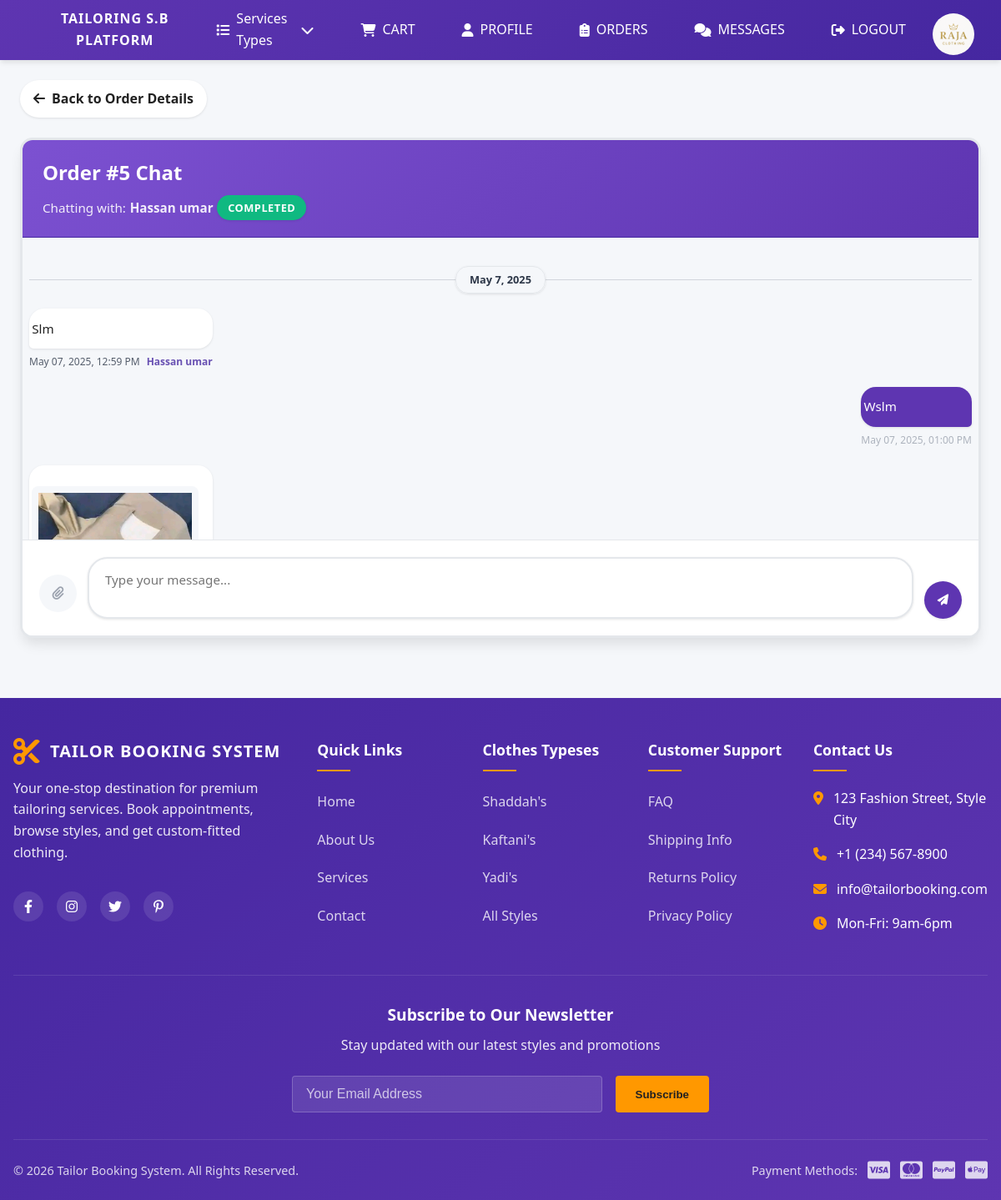
/tsbp/order_chat.php?order_id=5 (signed in), run on the app's committed database.
### tables this page shows
CREATE TABLE `order_tailor_assignments` (
  `assignment_id` int(11) NOT NULL,
  `order_id` int(11) NOT NULL,
  `tailor_id` int(11) NOT NULL,
  `assigned_by` int(11) NOT NULL,
  `assignment_date` datetime DEFAULT current_timestamp(),
  `status` enum('assigned','in_progress','completed','cancelled') DEFAULT 'assigned',
  `due_date` date DEFAULT NULL,
  `notes` text DEFAULT NULL
);

CREATE TABLE `tailors` (
  `tailor_id` int(11) NOT NULL,
  `fullname` varchar(100) NOT NULL,
  `email` varchar(100) NOT NULL,
  `phone` varchar(20) NOT NULL,
  `password` varchar(255) NOT NULL,
  `address` text DEFAULT NULL,
  `specialty` varchar(100) DEFAULT NULL,
  `status` enum('active','inactive') DEFAULT 'active',
  `last_login` datetime DEFAULT NULL,
  `created_at` datetime DEFAULT current_timestamp()
);

CREATE TABLE `chat_messages` (
  `message_id` int(11) NOT NULL,
  `order_id` int(11) NOT NULL,
  `sender_type` enum('customer','tailor','admin') NOT NULL,
  `sender_id` int(11) NOT NULL,
  `message` text NOT NULL,
  `attachment` varchar(255) DEFAULT NULL,
  `read_status` tinyint(1) DEFAULT 0,
  `created_at` datetime DEFAULT current_timestamp()
);

### tsbp/order_chat.php (the view, shortened to what this page needs)
<?php
include 'includes/header.php';
$userId = $_SESSION['user_id'];
$orderId = isset($_GET['order_id']) ? (int)$_GET['order_id'] : 0;
$stmt = $pdo->prepare("
    SELECT o.*,
           t.fullname as tailor_name,
           t.tailor_id,
           ota.status as assignment_status
    FROM orders o
    LEFT JOIN order_tailor_assignments ota ON o.id = ota.order_id
    LEFT JOIN tailors t ON ota.tailor_id = t.tailor_id
    WHERE o.id = ? AND o.user_id = ?
");
$stmt->execute([$orderId, $userId]);
$order = $stmt->fetch(PDO::FETCH_ASSOC);
$stmt = $pdo->prepare("
    SELECT cm.*,
           CASE
               WHEN cm.sender_type = 'customer' THEN c.first_name
               WHEN cm.sender_type = 'tailor' THEN t.fullname
               WHEN cm.sender_type = 'admin' THEN a.fullname
           END as sender_name
    FROM chat_messages cm
    LEFT JOIN customers c ON cm.sender_type = 'customer' AND cm.sender_id = c.id
    LEFT JOIN tailors t ON cm.sender_type = 'tailor' AND cm.sender_id = t.tailor_id
    LEFT JOIN admins a ON cm.sender_type = 'admin' AND cm.sender_id = a.admin_id
    WHERE cm.order_id = ?
    ORDER BY cm.created_at ASC
");
$stmt->execute([$orderId]);
$messages = $stmt->fetchAll(PDO::FETCH_ASSOC);
function formatMessageDate($dateString) {
    $messageDate = new DateTime($dateString);
    $now = new DateTime();
    $diff = $now->diff($messageDate);
    if ($diff->days == 0) {
        return $messageDate->format('h:i A');
    } elseif ($diff->days == 1) {
        return 'Yesterday at ' . $messageDate->format('h:i A');
    } else {
        return $messageDate->format('M d, Y, h:i A');
    }
}
?>
<div class="page-container">
    <a href="orders.php?id=<?php echo $orderId; ?>" class="back-button">
        <i class="fas fa-arrow-left" style="margin-right: 8px;"></i>
        Back to Order Details
    </a>
    <div class="chat-container">
        <div class="chat-header">
            <h2>Order #<?php echo $orderId; ?> Chat</h2>
            <?php if ($order['tailor_name']): ?>
            <div class="chat-with">
                Chatting with: <span><?php echo htmlspecialchars($order['tailor_name']); ?></span>
                <span class="badge <?php echo $order['assignment_status']; ?>">
                    <?php echo ucwords(str_replace('_', ' ', $order['assignment_status'])); ?>
                </span>
            </div>
            <?php else: ?>
            <div class="chat-with">
                <span class="text-muted">No tailor assigned yet</span>
            </div>
            <?php endif; ?>
        </div>
        <div class="chat-messages-container">
            <div class="chat-messages" id="chatMessages">
                <?php if (empty($messages)): ?>
                <div class="chat-welcome">
                    <div class="welcome-icon">
                        <i class="fas fa-comments"></i>
                    </div>
                    <h3>Start a conversation</h3>
                    <p>Send a message to communicate about your order.</p>
                </div>
                <?php else: ?>
                <?php
                $currentDate = '';
                foreach ($messages as $message):
                    $messageDate = date('Y-m-d', strtotime($message['created_at']));
                    if ($currentDate != $messageDate) {
                        $currentDate = $messageDate;
                        $dateDisplay = '';
                        $today = date('Y-m-d');
                        $yesterday = date('Y-m-d', strtotime('-1 day'));
                        if ($messageDate == $today) {
                            $dateDisplay = 'Today';
                        } elseif ($messageDate == $yesterday) {
                            $dateDisplay = 'Yesterday';
                        } else {
                            $dateDisplay = date('F j, Y', strtotime($messageDate));
                        }
                ?>
                    <div class="date-separator">
                        <span><?php echo $dateDisplay; ?></span>
                    </div>
                <?php } ?>
                <div class="message <?php echo ($message['sender_type'] == 'customer') ? 'message-sent' : 'message-received'; ?>">
                    <div class="message-content">
                        <?php if (!empty($message['message'])): ?>
                            <div class="message-text"><?php echo nl2br(htmlspecialchars($message['message'])); ?></div>
                        <?php endif; ?>
                        <?php if (!empty($message['attachment'])): ?>
                            <div class="message-attachment">
                                <?php
                                $ext = pathinfo($message['attachment'], PATHINFO_EXTENSION);
                                $isImage = in_array(strtolower($ext), ['jpg', 'jpeg', 'png', 'gif']);
                                if ($isImage):
                                ?>
                                    <a href="uploads/chat/<?php echo $message['attachment']; ?>" target="_blank">
                                        <img src="uploads/chat/<?php echo $message['attachment']; ?>" alt="Attachment" class="attachment-preview">
                                    </a>
                                <?php endif; ?>
                            </div>
                        <?php endif; ?>
                    </div>
                    <div class="message-meta">
                        <span class="message-time"><?php echo formatMessageDate($message['created_at']); ?></span>
                        <?php if ($message['sender_type'] != 'customer'): ?>
                            <span class="message-sender"><?php echo htmlspecialchars($message['sender_name']); ?></span>
                        <?php endif; ?>
                    </div>
                </div>
                <?php endforeach; ?>
                <?php endif; ?>
            </div>
        </div>
        <div class="chat-input-container">
            <form action="order_chat.php?order_id=<?php echo $orderId; ?>" method="post" enctype="multipart/form-data" id="chatForm">
                <div class="chat-input-wrapper">
                    <div class="chat-attachment">
                        <label for="attachment" class="attachment-label">
                            <i class="fas fa-paperclip"></i>
                        </label>
                    </div>
                    <textarea name="message" id="messageInput" placeholder="Type your message..." class="chat-input"></textarea>
                    <button type="submit" class="chat-send-btn">
                        <i class="fas fa-paper-plane"></i>
                    </button>
                </div>
            </form>
        </div>
    </div>
</div>
<?php include 'includes/footer.php'; ?>

### tsbp/assets/css/styles.css (style rules this page uses)
:root { --primary: #5e35b1; --primary-light: #7c51d1; --primary-dark: #4527a0; --secondary: #ff9800; --secondary-light: #ffb74d; --secondary-dark: #f57c00; --text-light: #ffffff; --text-dark: #212121; --text-gray: #6b7280; --gray-50: #f5f7fa; --gray-100: #e4e7eb; --gray-200: #d1d5db; --gray-300: #9ca3af; --gray-800: #2d3748; --red-500: #ef4444; --success: #10b981; --success-light: #d1fae5; --error: #ef4444; --error-light: #fee2e2; --warning: #f59e0b; --warning-light: #fef3c7; --info: #3b82f6; --info-light: #dbeafe; --container-width: 1200px; --border-radius: 8px; --shadow-sm: 0 1px 3px rgba(0, 0, 0, 0.1); --shadow-md: 0 4px 6px -1px rgba(0, 0, 0, 0.1); --shadow-lg: 0 10px 15px -3px rgba(0, 0, 0, 0.1); --transition: all 0.3s ease; }
* { margin: 0; padding: 0; box-sizing: border-box; }
body { background-color: var(--gray-50); color: var(--text-dark); font-family: 'Segoe UI', Tahoma, Geneva, Verdana, sans-serif; margin: 0; padding: 0; line-height: 1.6; }
a { text-decoration: none; color: inherit; }
label { display: block; margin-bottom: 0.5rem; color: var(--gray-800); font-weight: 500; display: flex; align-items: center; gap: 0.5rem; }

### tsbp/includes/header.php (style rules this page uses)
:root { --primary: #5e35b1; --primary-light: #7c51d1; --primary-dark: #4527a0; --secondary: #ff9800; --secondary-light: #ffb74d; --secondary-dark: #f57c00; --text-light: #ffffff; --text-dark: #212121; --gray-50: #f5f7fa; --gray-100: #e4e7eb; --gray-800: #2d3748; --red-500: #ef4444; --success: #10b981; --container-width: 1500px; --shadow-sm: 0 1px 3px rgba(0, 0, 0, 0.1); --shadow-md: 0 4px 6px -1px rgba(0, 0, 0, 0.1); --transition: all 0.3s ease; }
* { margin: 0; padding: 0; box-sizing: border-box; }
body { font-family: 'Segoe UI', Tahoma, Geneva, Verdana, sans-serif; background-color: var(--gray-50); color: var(--text-dark); }

### data on the page
order_tailor_assignments: tailor.fullname "Hassan umar", status "COMPLETED"
chat_messages: created_at "May 7, 2025", message "Slm", created_at "May 07, 2025, 12:59 PM", sender_name "Hassan umar"
chat_messages: message "Wslm", created_at "May 07, 2025, 01:00 PM"
chat_messages: attachment (picture)

### other printed values
$orderId "5"
